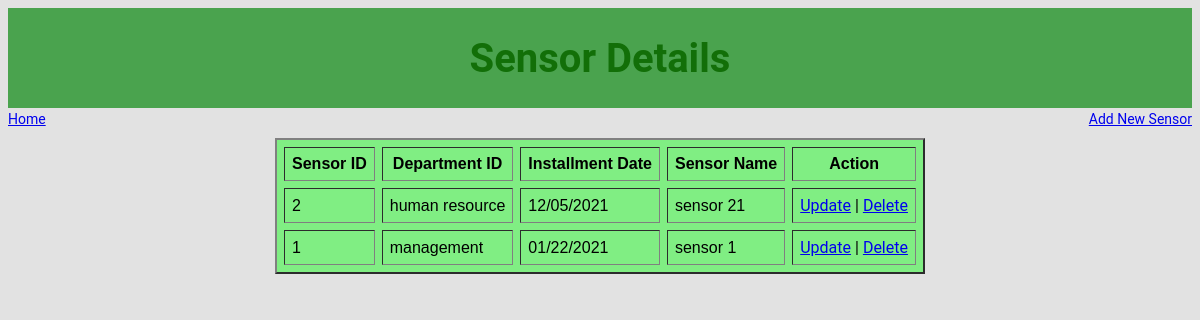
The app's page /sensor/list.php with its own data.
### tables this page shows
CREATE TABLE IF NOT EXISTS `sensorslist` (
  `sid` int(10) UNSIGNED NOT NULL AUTO_INCREMENT,
  `sname` varchar(45) NOT NULL,
  `sactivationdate` varchar(45) NOT NULL DEFAULT '',
  `sintallationdate` varchar(45) NOT NULL,
  `dept_id` int(10) UNSIGNED NOT NULL,
  PRIMARY KEY (`sid`)
);

CREATE TABLE IF NOT EXISTS `department` (
  `dept_id` int(10) UNSIGNED NOT NULL AUTO_INCREMENT,
  `dept_name` varchar(45) NOT NULL,
  PRIMARY KEY (`dept_id`)
);

### sensor/list.php (the view, shortened to what this page needs)
<?php include '../config.php'; ?>
<html>
    <head>
    </head>
    <body>
      <div id="app">
        <div class="banner">
          <h1>Sensor Details</h1>
        </div>
        <div class="main-subtitle">
            <div class="addnew">
	            <a href="<?php echo SITE_URL; ?>">Home</a>
            </div>
            <div class="addnewright">
    	        <a href="<?php echo SITE_URL; ?>sensor/add.php">Add New Sensor</a>
            </div>
        </div>
        <table name="Sensor Details" border="2" cellspacing="7" cellpadding="7" align="center" style="margin-top: 8;">
        <tr>
          <th><font face="Arial, Helvetica, sans-serif">Sensor ID</font></th>
          <th><font face="Arial, Helvetica, sans-serif">Department ID</font></th>
          <th><font face="Arial, Helvetica, sans-serif">Installment Date</font></th>
          <th><font face="Arial, Helvetica, sans-serif">Sensor Name</font></th>
          <th><font face="Arial, Helvetica, sans-serif">Action</font></th>
        </tr>
        <?php $sql = "SELECT sensorslist.*, department.dept_name as dept_name FROM sensorslist INNER JOIN department ON sensorslist.dept_id = department.dept_id ORDER BY sensorslist.sid DESC;";
			$result = $conn->query($sql);
			if ($result->num_rows > 0) {
				while($row = $result->fetch_assoc()) {
		?>
        <tr>
          <td><font face="Arial, Helvetica, sans-serif"><?php echo $row['sid']; ?></font></td>
          <td><font face="Arial, Helvetica, sans-serif"><?php echo $row['dept_name']; ?></font></td>
          <td><font face="Arial, Helvetica, sans-serif"><?php echo date('m/d/Y',strtotime($row['sintallationdate'])); ?></font></td>
          <td><font face="Arial, Helvetica, sans-serif"><?php echo $row['sname']; ?></font></td>
          <td><a href="<?php echo 'update.php?sid='.$row['sid']; ?>">Update</a> | <a href="<?php echo 'delete.php?sid='.$row['sid']; ?>" onClick="return confirm('Are you sure you want to delete this record?')" >Delete</a></td>
        </tr>
        <?php } }else{ ?>
        <tr>
            <td colspan="5">No record found</td>
        </tr>
        <?php }?>
        </table>
      </div>
  </body>
</html>

### sensor/list.php (style rules this page uses)
body, div, form { font-family: Roboto, Arial, sans-serif; font-size: 14px; color: black; line-height: 22px; background-color: #e2e2e2; }
h1 { position: absolute; align-self: center; font-size: 40px; color:#126f08; z-index: 2; line-height: 83px; }
.banner { position: relative; height: 100px; background-color: #5dcc61 ; background-size: cover; display: flex; justify-content: center; align-items: center; text-align: center; }
.banner::after { content: ""; background-color: rgba(0, 0, 0, 0.2); position: absolute; width: 100%; height: 100%; }
table { background-color:#80ee83; position: relative; align-items: center; }
.addNew { padding-right: 24%; text-align: right; }
.addnewright { display: inline-block; float: right; }
.addnew { display:inline-block; }

### records on screen
sensorslist: sid "2", dept.dept_name "human resource", sintallationdate "12/05/2021", sname "sensor 21"
sensorslist: sid "1", dept.dept_name "management", sintallationdate "01/22/2021", sname "sensor 1"
